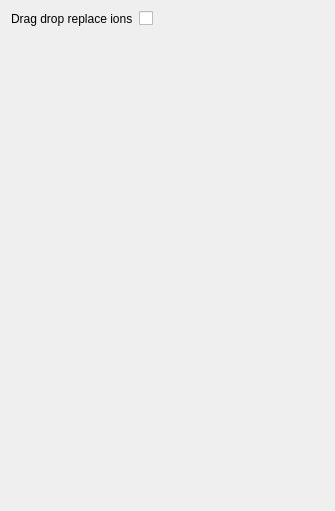
<?xml version="1.0" encoding="UTF-8"?>
<ui version="4.0">
 <class>Form</class>
 <widget class="QWidget" name="Form">
  <property name="geometry">
   <rect>
    <x>0</x>
    <y>0</y>
    <width>335</width>
    <height>511</height>
   </rect>
  </property>
  <property name="windowTitle">
   <string>Form</string>
  </property>
  <property name="layoutDirection">
   <enum>Qt::LeftToRight</enum>
  </property>
  <layout class="QFormLayout" name="formLayout">
   <item row="0" column="0">
    <widget class="QLabel" name="dragDropReplaceLabel">
     <property name="toolTip">
      <string>Drag and drop csv-files or text into ions table will replace current ions</string>
     </property>
     <property name="text">
      <string>Drag drop replace ions</string>
     </property>
    </widget>
   </item>
   <item row="0" column="1">
    <widget class="QCheckBox" name="dragDropReplaceCheckBox">
     <property name="layoutDirection">
      <enum>Qt::LeftToRight</enum>
     </property>
     <property name="text">
      <string/>
     </property>
    </widget>
   </item>
  </layout>
 </widget>
 <resources/>
 <connections/>
</ui>
